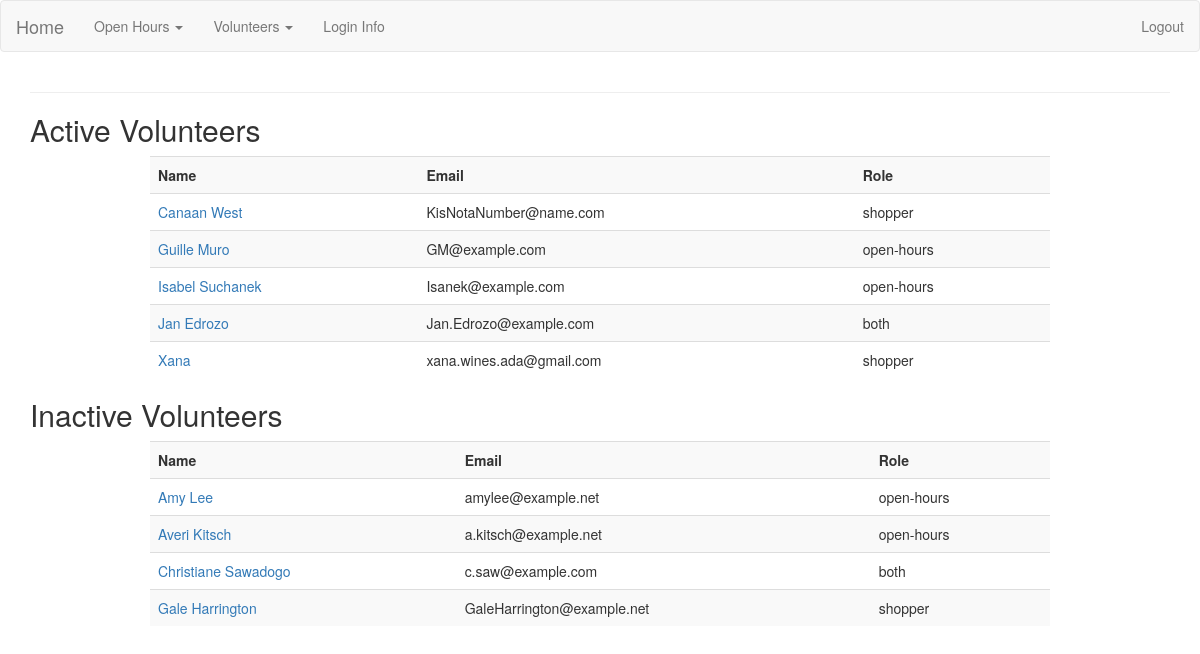
The app's page /volunteers/ (signed in), older data.
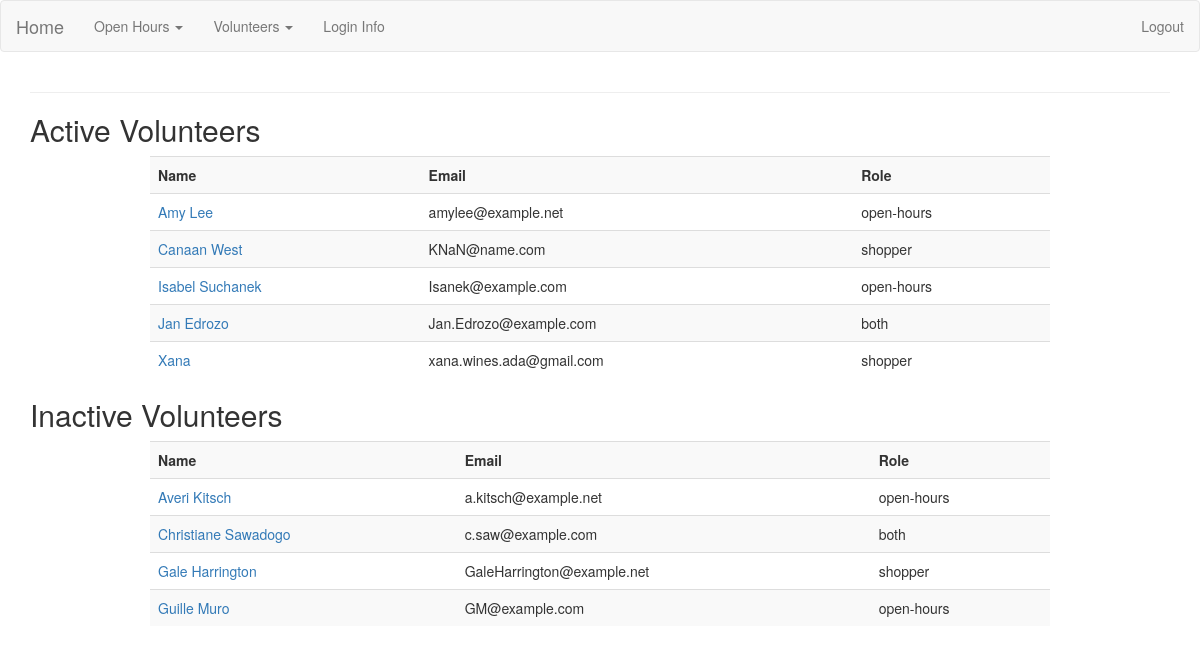
The same page, newer data.
### app/models.py (models this page shows, shortened)
class Volunteer(db.Model):
    id = db.Column(db.Integer(), primary_key=True)
    name = db.Column(db.String(100), unique=True)
    role = db.Column(db.String(50))
    email = db.Column(db.String(255), nullable=False)
    active = db.Column(db.Boolean)
    openhours = db.relationship('Openhour', secondary=openhour_volunteers, backref='ohvolunteers', lazy='subquery')
    openhour_shoppers = db.relationship('Openhour', secondary=openhour_shoppers, backref='ohshoppers', lazy='subquery')
    notes = db.relationship('Note', backref='openhour', lazy=True)

### app/volunteers/views.py (the view)
@volunteers_blueprint.route('/')
@admin_logged_in
def index():
    active_vol = Volunteer.query.filter_by(active=True).order_by(Volunteer.name.asc())
    inactive_vol = Volunteer.query.filter_by(active=False).order_by(Volunteer.name.asc())
    if active_vol or inactive_vol:
        return render_template('volunteers.html', active_vol=active_vol, inactive_vol=inactive_vol)
    else:
        msg = 'No Volunteers Found'
        return render_template('volunteers.html', msg=msg)

### app/login_helpers.py (called while the page is built)
def admin_logged_in(f):
    @wraps(f)
    def wrap(*args, **kwargs):
        if 'user' in session and session['user']=='admin':
            return f(*args, **kwargs)
        else:
            flash('You must have admin privileges to complete this action', 'danger')
            return redirect(url_for('index'))
    return wrap

### app/volunteers/templates/volunteers.html (shortened to what this page needs)
{% extends 'layout.html' %}
{% block body %}
  <hr>
  <h2>Active Volunteers</h2>
  <table class="table table-striped">
    <tr>
      <th>Name</th>
      <th>Email</th>
      <th>Role</th>
    </tr>
    {% for volunteer in active_vol %}
      <tr>
        <td><a href="{{url_for('volunteers.show_volunteer', id=volunteer.id)}}">{{ volunteer.name }}</a></td>
        <td>{{ volunteer.email }}</td>
        <td>{{ volunteer.role }}</td>
      </tr>
    {% endfor %}
  </table>
  <h2>Inactive Volunteers</h2>
  <table class="table table-striped">
    <tr>
      <th>Name</th>
      <th>Email</th>
      <th>Role</th>
    </tr>
    {% for volunteer in inactive_vol %}
    <tr>
      <td><a href="{{url_for('volunteers.show_volunteer', id=volunteer.id)}}">{{ volunteer.name }}</a></td>
      <td>{{ volunteer.email }}</td>
      <td>{{ volunteer.role }}</td>
    </tr>
    {% endfor %}
  </table>
{% endblock %}

Row changes from the older to the newer data that the page shows:
changed Volunteer "Amy Lee": moves from the list under "Inactive Volunteers" to the list under "Active Volunteers"
changed Volunteer "Canaan West": email "KisNotaNumber@name.com" → "KNaN@name.com"
changed Volunteer "Guille Muro": moves from the list under "Active Volunteers" to the list under "Inactive Volunteers"
